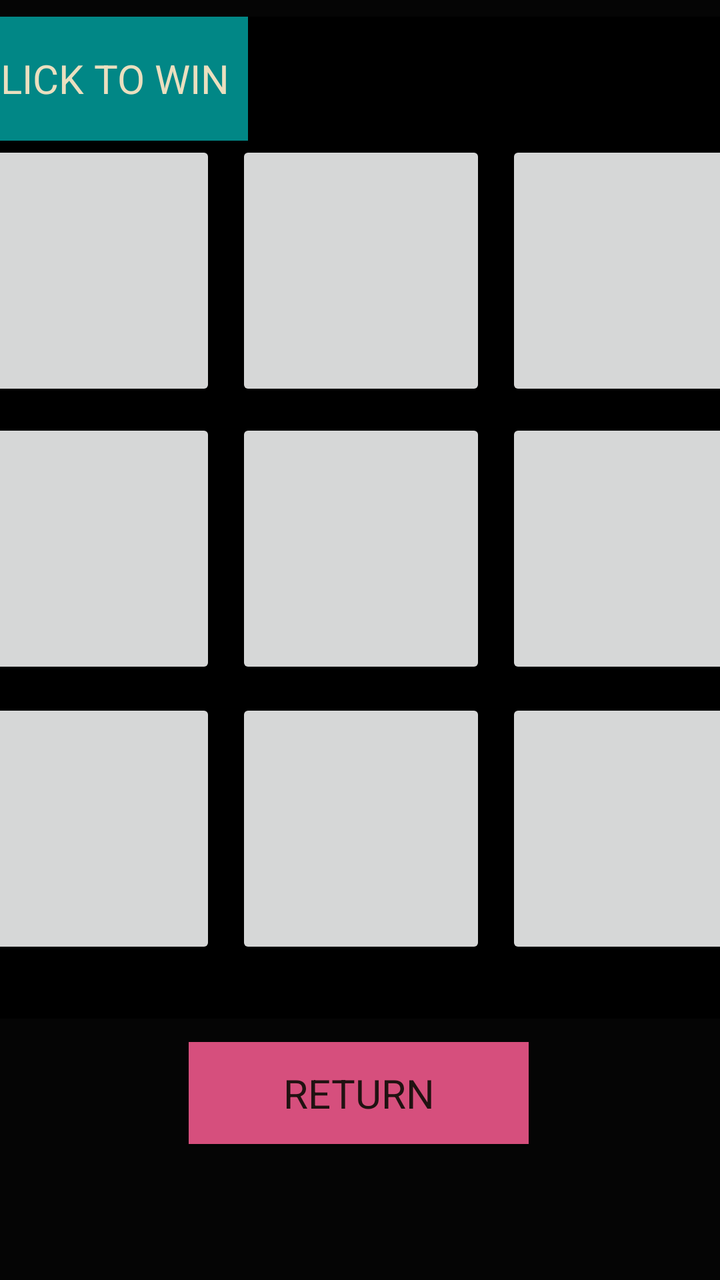
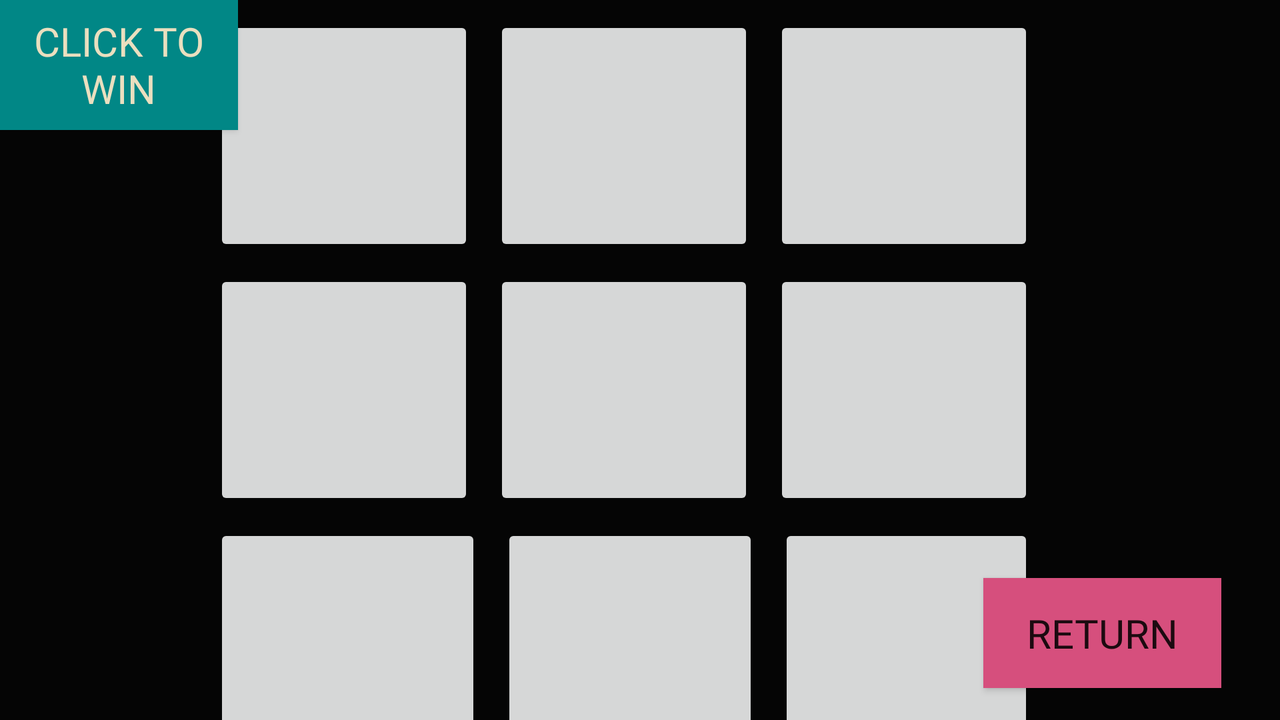

First picture: res/layout/ on a phone held upright. Second picture: the repository's own variant of that layout, on a device whose configuration matches the variant's folder. Source for both follows.
<!-- AndroidManifest.xml: application theme Theme.IG -->
<!-- res/layout/activity_batch1.xml -->
<?xml version="1.0" encoding="utf-8"?>
<androidx.constraintlayout.widget.ConstraintLayout xmlns:android="http://schemas.android.com/apk/res/android"
    xmlns:app="http://schemas.android.com/apk/res-auto"
    xmlns:tools="http://schemas.android.com/tools"
    android:layout_width="match_parent"
    android:layout_height="match_parent"
    android:background="#050505"
    tools:context=".Batch1">

    <LinearLayout
        android:id="@+id/bg"
        android:layout_width="405dp"
        android:layout_height="501dp"
        android:layout_marginBottom="10dp"
        android:background="#050505"
        android:backgroundTint="#000000"
        android:orientation="vertical"
        app:layout_constraintBottom_toTopOf="@+id/return_btn"
        app:layout_constraintEnd_toEndOf="parent"
        app:layout_constraintStart_toStartOf="parent"
        app:layout_constraintTop_toTopOf="parent"
        app:layout_constraintVertical_bias="0.821">

        <Button
            android:id="@+id/btncheat"
            android:layout_width="146dp"
            android:layout_height="62dp"
            android:background="#3F51B5"
            android:backgroundTint="@color/teal_700"
            android:fontFamily="sans-serif"
            android:text="Click to Win"
            android:textColor="#EADFBF"
            android:textSize="20sp" />

        <LinearLayout
            android:layout_width="match_parent"
            android:layout_height="139dp"
            android:orientation="horizontal">

            <Button
                android:id="@+id/btn_00"
                android:layout_width="100dp"
                android:layout_height="130dp"
                android:layout_marginLeft="5sp"
                android:layout_marginRight="5sp"
                android:layout_weight="1"
                android:text="" />

            <Button
                android:id="@+id/btn_01"
                android:layout_width="100dp"
                android:layout_height="130dp"
                android:layout_marginLeft="5sp"
                android:layout_marginRight="5sp"
                android:layout_weight="1"
                android:text="" />

            <Button
                android:id="@+id/btn_02"
                android:layout_width="100dp"
                android:layout_height="130dp"
                android:layout_marginLeft="5sp"
                android:layout_marginRight="5sp"
                android:layout_weight="1"
                android:text="" />
        </LinearLayout>

        <LinearLayout
            android:layout_width="match_parent"
            android:layout_height="140dp"
            android:orientation="horizontal">

            <Button
                android:id="@+id/btn_10"
                android:layout_width="100dp"
                android:layout_height="130dp"
                android:layout_marginLeft="5sp"
                android:layout_marginRight="5sp"
                android:layout_weight="1"
                android:text="" />

            <Button
                android:id="@+id/btn_11"
                android:layout_width="100dp"
                android:layout_height="130dp"
                android:layout_marginLeft="5sp"
                android:layout_marginRight="5sp"
                android:layout_weight="1"
                android:text="" />

            <Button
                android:id="@+id/btn_12"
                android:layout_width="100dp"
                android:layout_height="130dp"
                android:layout_marginLeft="5sp"
                android:layout_marginRight="5sp"
                android:layout_weight="1"
                android:text="" />
        </LinearLayout>

        <LinearLayout
            android:layout_width="match_parent"
            android:layout_height="126dp"
            android:orientation="horizontal">

            <Button
                android:id="@+id/btn_20"
                android:layout_width="100dp"
                android:layout_height="130dp"
                android:layout_marginLeft="5sp"
                android:layout_marginRight="5sp"
                android:layout_weight="1"
                android:text="" />

            <Button
                android:id="@+id/btn_21"
                android:layout_width="100dp"
                android:layout_height="130dp"
                android:layout_marginLeft="5sp"
                android:layout_marginRight="5sp"
                android:layout_weight="1"
                android:text="" />

            <Button
                android:id="@+id/btn_22"
                android:layout_width="100dp"
                android:layout_height="130dp"
                android:layout_marginLeft="5sp"
                android:layout_marginRight="5sp"
                android:layout_weight="1"
                android:text="" />
        </LinearLayout>
    </LinearLayout>

    <Button
        android:id="@+id/return_btn"
        android:layout_width="170dp"
        android:layout_height="51dp"
        android:layout_marginBottom="68dp"
        android:background="#4CAF50"
        android:backgroundTint="#D64F7D"
        android:fontFamily="sans-serif"
        android:text="return"
        android:textColor="#201211"
        android:textSize="20sp"
        app:layout_constraintBottom_toBottomOf="parent"
        app:layout_constraintEnd_toEndOf="parent"
        app:layout_constraintHorizontal_bias="0.497"
        app:layout_constraintStart_toStartOf="parent" />


</androidx.constraintlayout.widget.ConstraintLayout>
<!-- resources referenced by this layout -->
<resources>
  <color name="teal_700">#FF018786</color>
  <style name="Theme.IG" parent="Base.Theme.IG" />
  <style name="Base.Theme.IG" parent="Theme.AppCompat.Light.NoActionBar">
          
          
      </style>
</resources>
<!-- res/layout-land/activity_batch1.xml (the repository's variant of the layout above) -->
<!-- drawn on the phone turned sideways -->
<?xml version="1.0" encoding="utf-8"?>
<androidx.constraintlayout.widget.ConstraintLayout xmlns:android="http://schemas.android.com/apk/res/android"
    xmlns:app="http://schemas.android.com/apk/res-auto"
    xmlns:tools="http://schemas.android.com/tools"
    android:layout_width="match_parent"
    android:layout_height="match_parent"
    android:background="#050505"
    tools:context=".Batch1">

    <LinearLayout
        android:id="@+id/bg"
        android:layout_width="420dp"
        android:layout_height="380dp"
        android:layout_marginTop="8dp"
        android:layout_marginBottom="10dp"
        android:orientation="vertical"
        app:layout_constraintBottom_toTopOf="@+id/return_btn"
        app:layout_constraintEnd_toEndOf="parent"
        app:layout_constraintHorizontal_bias="0.463"
        app:layout_constraintStart_toStartOf="parent"
        app:layout_constraintTop_toTopOf="parent"
        app:layout_constraintVertical_bias="0.0">

        <LinearLayout
            android:layout_width="match_parent"
            android:layout_height="127dp"
            android:orientation="horizontal">

            <Button
                android:id="@+id/btn_00"
                android:layout_width="90dp"
                android:layout_height="120dp"
                android:layout_marginLeft="5sp"
                android:layout_marginRight="5sp"
                android:layout_weight="1"
                android:text="" />

            <Button
                android:id="@+id/btn_01"
                android:layout_width="90dp"
                android:layout_height="120dp"
                android:layout_marginLeft="5sp"
                android:layout_marginRight="5sp"
                android:layout_weight="1"
                android:text="" />

            <Button
                android:id="@+id/btn_02"
                android:layout_width="90dp"
                android:layout_height="120dp"
                android:layout_marginLeft="5sp"
                android:layout_marginRight="5sp"
                android:layout_weight="1"
                android:text="" />
        </LinearLayout>

        <LinearLayout
            android:layout_width="match_parent"
            android:layout_height="127dp"
            android:orientation="horizontal">

            <Button
                android:id="@+id/btn_10"
                android:layout_width="90dp"
                android:layout_height="120dp"
                android:layout_marginLeft="5sp"
                android:layout_marginRight="5sp"
                android:layout_weight="1"
                android:text="" />

            <Button
                android:id="@+id/btn_11"
                android:layout_width="90dp"
                android:layout_height="120dp"
                android:layout_marginLeft="5sp"
                android:layout_marginRight="5sp"
                android:layout_weight="1"
                android:text="" />

            <Button
                android:id="@+id/btn_12"
                android:layout_width="90dp"
                android:layout_height="120dp"
                android:layout_marginLeft="5sp"
                android:layout_marginRight="5sp"
                android:layout_weight="1"
                android:text="" />
        </LinearLayout>

        <LinearLayout
            android:layout_width="match_parent"
            android:layout_height="127dp"
            android:orientation="horizontal">

            <Button
                android:id="@+id/btn_20"
                android:layout_width="130dp"
                android:layout_height="120dp"
                android:layout_marginLeft="5sp"
                android:layout_marginRight="5sp"
                android:layout_weight="1"
                android:text="" />

            <Button
                android:id="@+id/btn_21"
                android:layout_width="125dp"
                android:layout_height="120dp"
                android:layout_marginLeft="5sp"
                android:layout_marginRight="5sp"
                android:layout_weight="1"
                android:text="" />

            <Button
                android:id="@+id/btn_22"
                android:layout_width="124dp"
                android:layout_height="120dp"
                android:layout_marginLeft="5sp"
                android:layout_marginRight="5sp"
                android:layout_weight="1"
                android:text="" />
        </LinearLayout>
    </LinearLayout>

    <Button
        android:id="@+id/return_btn"
        android:layout_width="119dp"
        android:layout_height="55dp"
        android:layout_marginBottom="16dp"
        android:background="#D64F7D"
        android:backgroundTint="#D64F7D"
        android:fontFamily="@font/baloo"
        android:text="return"
        android:textSize="20sp"
        app:layout_constraintBottom_toBottomOf="parent"
        app:layout_constraintEnd_toEndOf="parent"
        app:layout_constraintHorizontal_bias="0.944"
        app:layout_constraintStart_toStartOf="parent" />

    <Button
        android:id="@+id/btncheat"
        android:layout_width="119dp"
        android:layout_height="65dp"
        android:background="#FFEB3B"
        android:backgroundTint="@color/teal_700"
        android:fontFamily="@font/baloo"
        android:text="Click to Win"
        android:textColor="#EADFBF"
        android:textSize="20sp"
        tools:layout_editor_absoluteX="16dp"
        tools:layout_editor_absoluteY="35dp" />


</androidx.constraintlayout.widget.ConstraintLayout>
